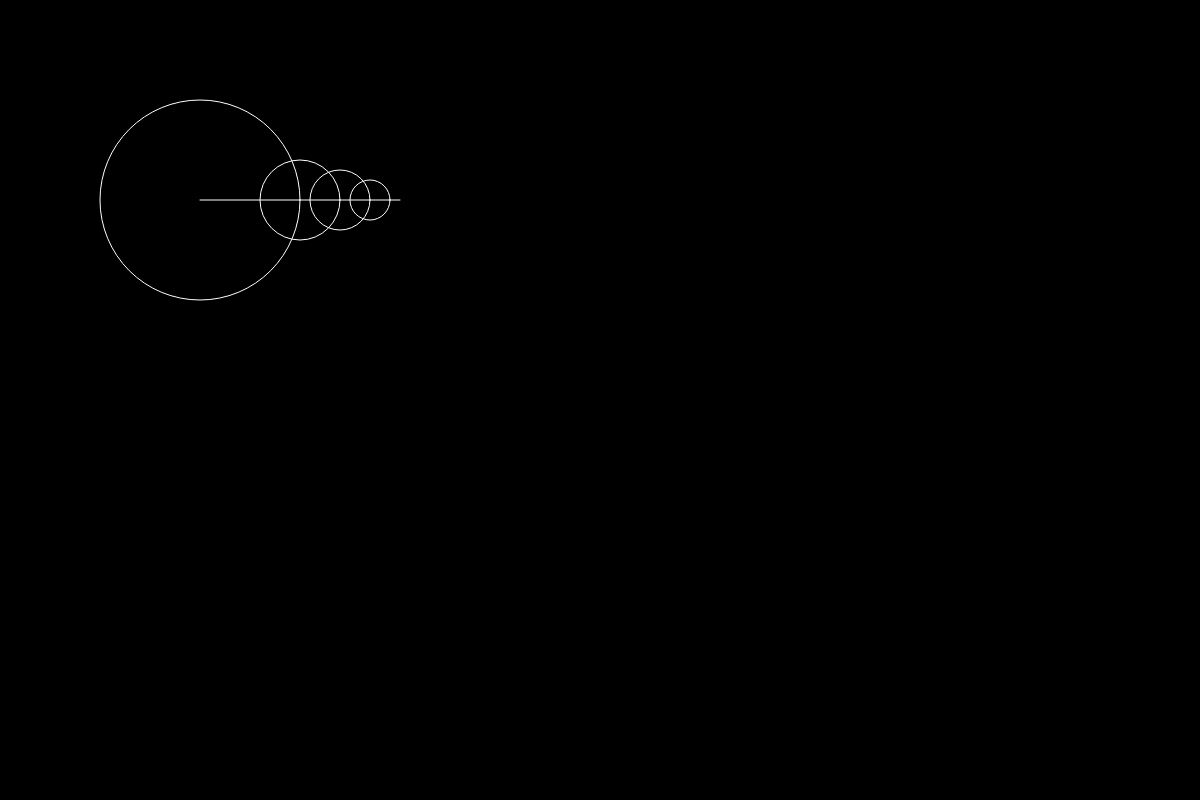
Frame 1 (no input)
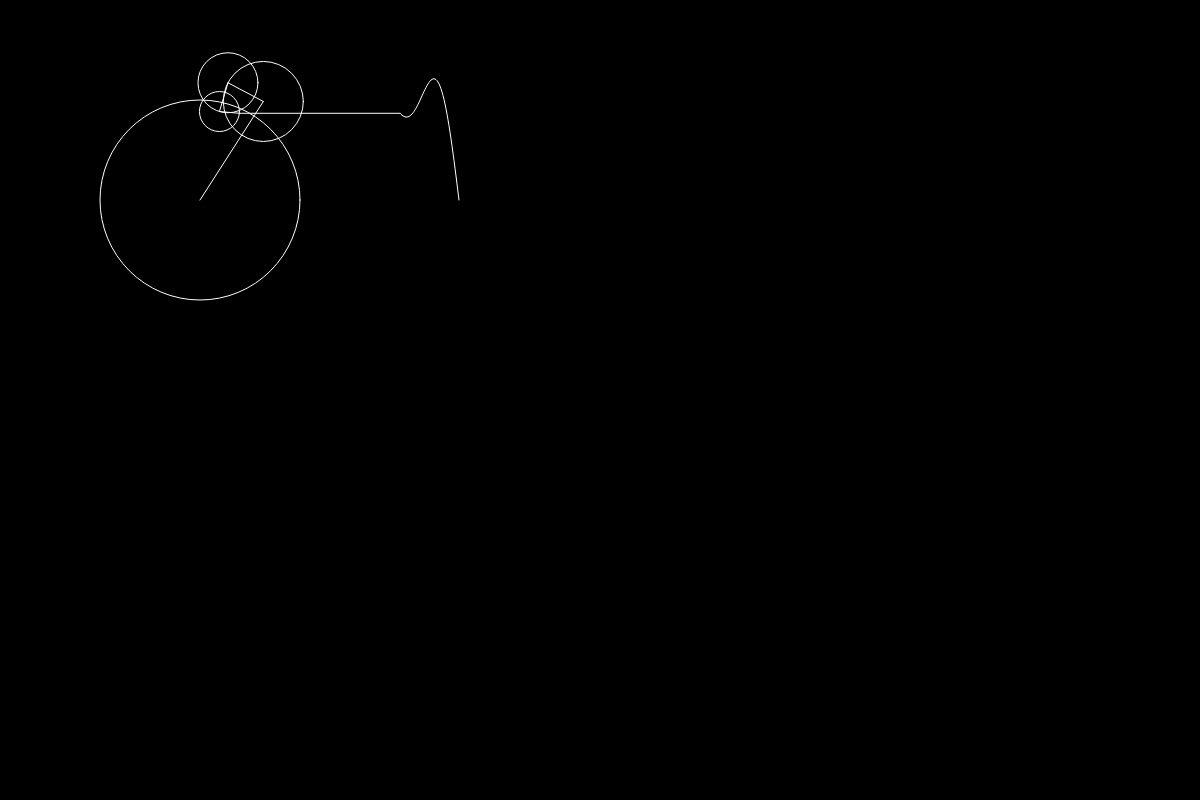
Frame 60 (no input)
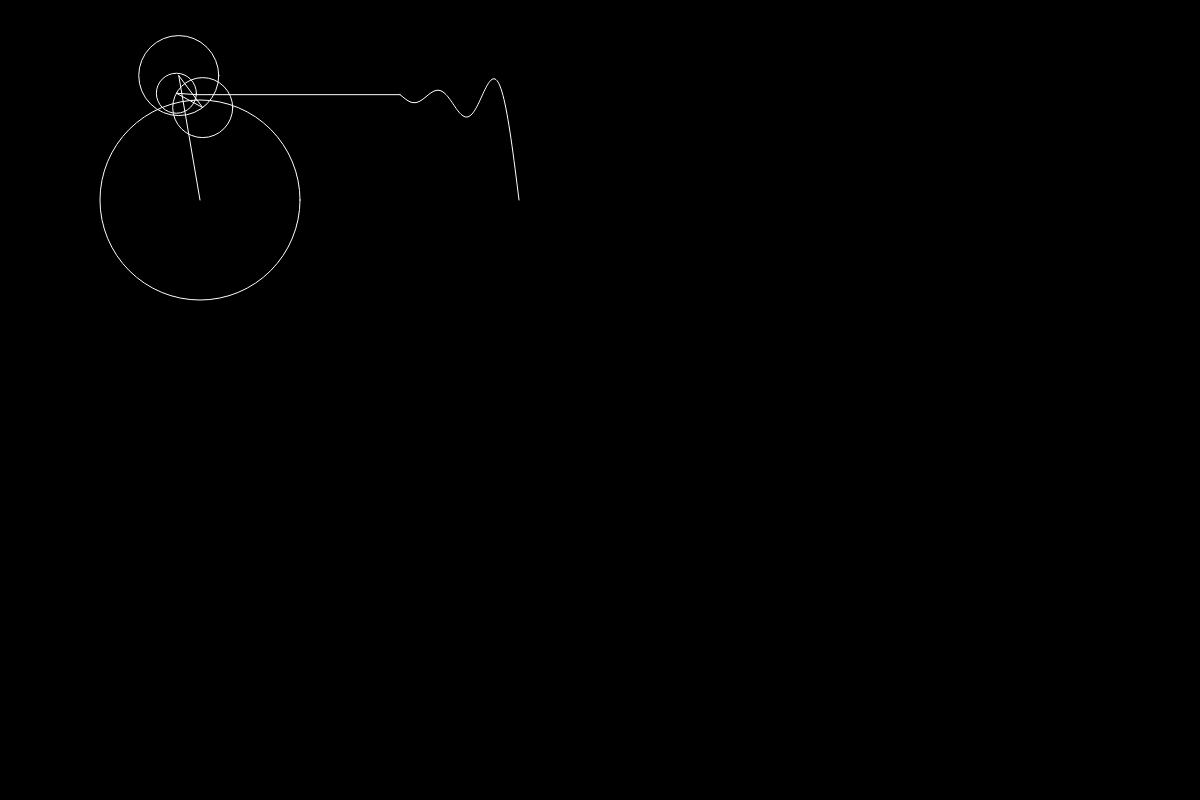
Frame 120 (the mouse pressed at the canvas centre since frame 60)

The p5.js sketch that drew these frames (run headless with seeded random() and noise() and a simulated clock; from frame 60 on, the mouse is pressed at the canvas centre):

// p5.js sketch
// ── sketch.js
function setup() {
	createCanvas(windowWidth, windowHeight);
}

let time = 0;
let points = [];
function setup() {
  createCanvas(1200, 800);
	stroke(256);

}

function draw() {
  background(0);
	translate(200, 200);
	noFill();
	//main circle
	ellipse(0, 0, 200, 200);
	
	//main dot
	posX = cos(time)*100;
	// posY = sin(time)*100;
	posY = ((4*sin(time))/PI)*100;
	fill(256);
	// ellipse(posX, posY, 5, 5);
	line(0, 0, posX, posY);


	//Second dot
	noFill();
	ellipse(posX, posY, 80, 80);
	translate(posX, posY);
	posX1 = cos((time*3))*40;
	posY1 = sin((time*3))*40;
	// posY1 = ((4*sin(time*3))/(3*PI))*40;
	fill(256);
	line(0, 0, posX1, posY1);

	//Third dot
	noFill();
	ellipse(posX1, posY1, 60, 60);
	translate(posX1, posY1);
	posX2 = cos((time*5))*30;
	posY2 = sin((time*5))*30;
	// posY2 = ((4*sin(time*5))/(5*PI))*30;
	fill(256);
	line(0, 0, posX2, posY2);

	
	//Fourth dot
	noFill();
	ellipse(posX2, posY2, 40, 40);
	translate(posX2, posY2);
	posX3 = cos((time*7))*20;
	posY3 = sin((time*7))*20;
	// posY3 = ((4*sin(time*7))/(7*PI))*20;
	fill(256);
	line(0, 0, posX3, posY3);



	translate(-posX-posX1-posX2, -posY-posY1-posY2);
	fill(256);
	translate(200, 0);
	points.unshift(posY3+posY2+posY1+posY);
	
	
	line(posX3+posX2+posX1+posX-200, posY3+posY2+posY1+posY, 0, posY3+posY2+posY1+posY);
	beginShape();
	noFill();
	for (let i = 0; i < points.length; i++) {
		vertex(i, points[i]);
	}
	endShape();
	
	if (points.length > 600) {
		points.pop();
	}
	
	
	time -= 0.015;
	console.log("time: " + time);
}
